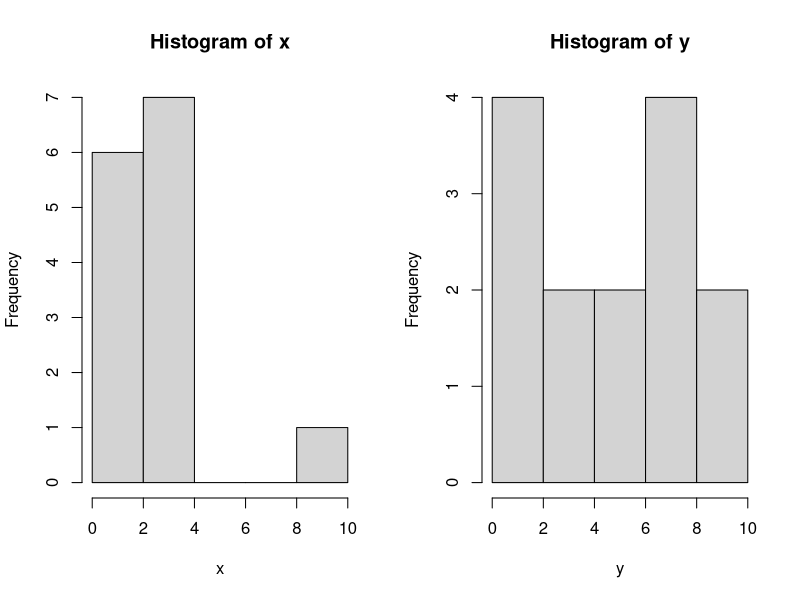
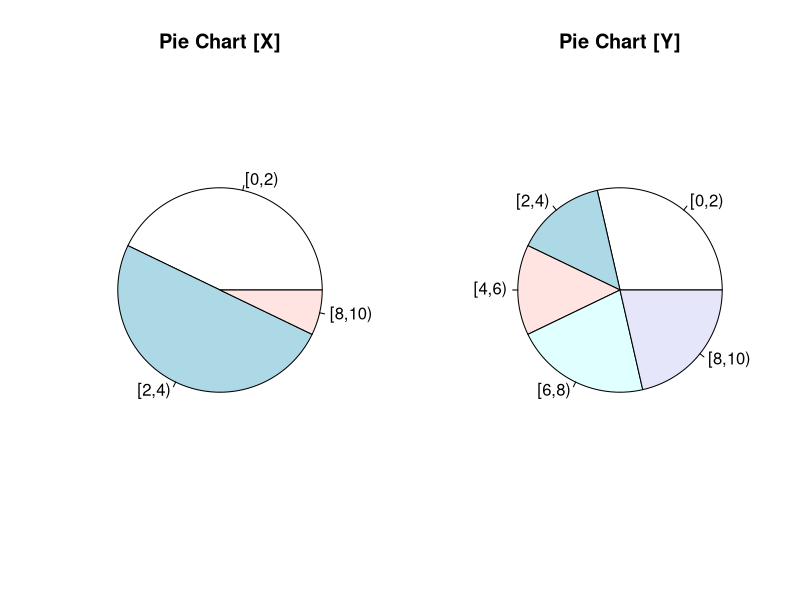
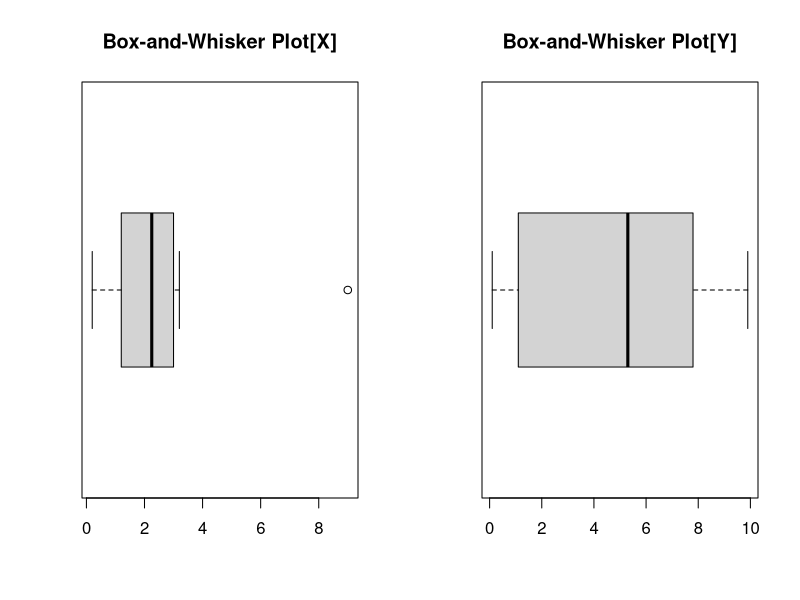
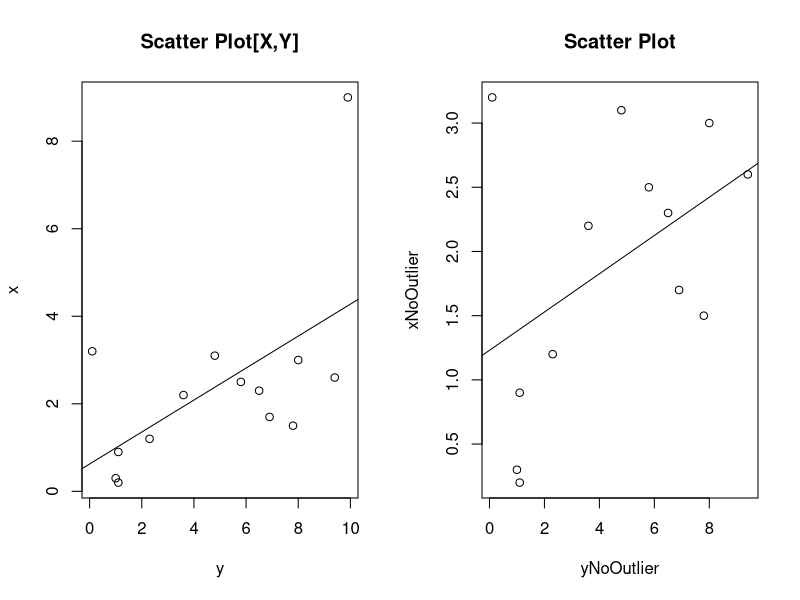
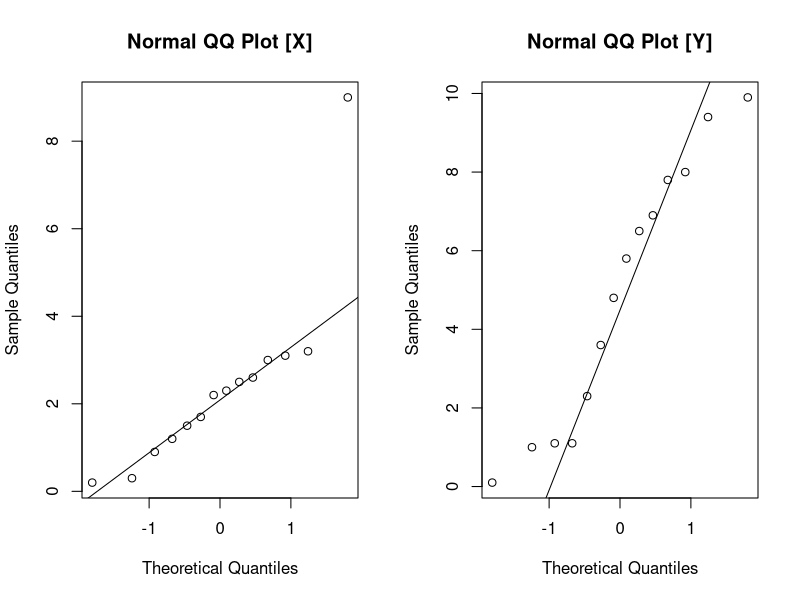

R code for these plots, in order:
## ---- chunk 1
knitr::opts_chunk$set(echo = FALSE)
## ---- chunk 2
#define vectors
x <- c(0.2, 1.2, 0.9, 2.2, 3.2, 0.3, 1.7, 3.1, 2.3, 1.5, 2.5, 3.0, 2.6, 9.0)
y <- c(1.1, 2.3, 1.1, 3.6, 0.1, 1.0, 6.9, 4.8, 6.5, 7.8, 5.8, 8.0, 9.4, 9.9)

# create table with vector, table with two columns x, y
par(mfrow = c(1, 2)) #customize grid layout
x.data <- data.frame(x)
y.data <- data.frame(y)

hist(x)
hist(y)

xPie <- x
yPie <- y

#groups x and y into numerical observations by intervals of 2
xPie[x >= 0 & x < 2] = "[0,2)"
xPie[x >= 2 & x < 4] <- "[2,4)"
xPie[x >= 4 & x < 6] <- "[4,6)"
xPie[x >= 6 & x < 8] <- "[6,8)"
xPie[x >= 8 & x < 10] <- "[8,10)"

yPie[y >= 0 & y < 2] <- "[0,2)"
yPie[y >= 2 & y < 4] <- "[2,4)"
yPie[y >= 4 & y < 6] <- "[4,6)"
yPie[y >= 6 & y < 8] <- "[6,8)"
yPie[y >= 8 & y < 10] <- "[8,10)"

xPieTable <- table(xPie)
yPieTable <- table(yPie)

par(mfrow = c(1, 2))
pie(xPieTable, main = "Pie Chart [X]")
pie(yPieTable, main = "Pie Chart [Y]")
## ---- chunk 3
boxplot(x,main="Box-and-Whisker Plot[X]", horizontal = T)
summary(x) # five number summary of x
xVariance <- var(x) #variance of x
xOutlier <- boxplot(x, plot = F)$out # outliers of x
## ---- chunk 4
boxplot(y, main = "Box-and-Whisker Plot[Y]", horizontal = T)
summary(y) # five number summary of x
yVariance <- var(y) # variance of x
yOutlier <- boxplot(y, plot = F)$out # outliers of x
## ---- chunk 5
plot(x ~ y, main = "Scatter Plot[X,Y]") # create scatter plot
lm1 <- lm(x ~ y) #linear model
abline(lm1) # line of best fit
## ---- chunk 6
cor(x,y)
## ---- chunk 7
xNoOutlier <- c(0.2, 1.2, 0.9, 2.2, 3.2, 0.3, 1.7, 3.1, 2.3, 1.5, 2.5, 3.0, 2.6)
yNoOutlier <- c(1.1, 2.3, 1.1, 3.6, 0.1, 1.0, 6.9, 4.8, 6.5, 7.8, 5.8, 8.0, 9.4)

plot(xNoOutlier ~ yNoOutlier, main = "Scatter Plot") #create scatter plot
lm2 <- lm(xNoOutlier ~ yNoOutlier) # generate linear model
abline(lm2) # add line of best fit

newCorrCoeff = cor(xNoOutlier, yNoOutlier)
## ---- chunk 8
qqnorm(x,main = "Normal QQ Plot [X]")
qqline(x)
qqnorm(y,main = "Normal QQ Plot [Y]")
qqline(y)
